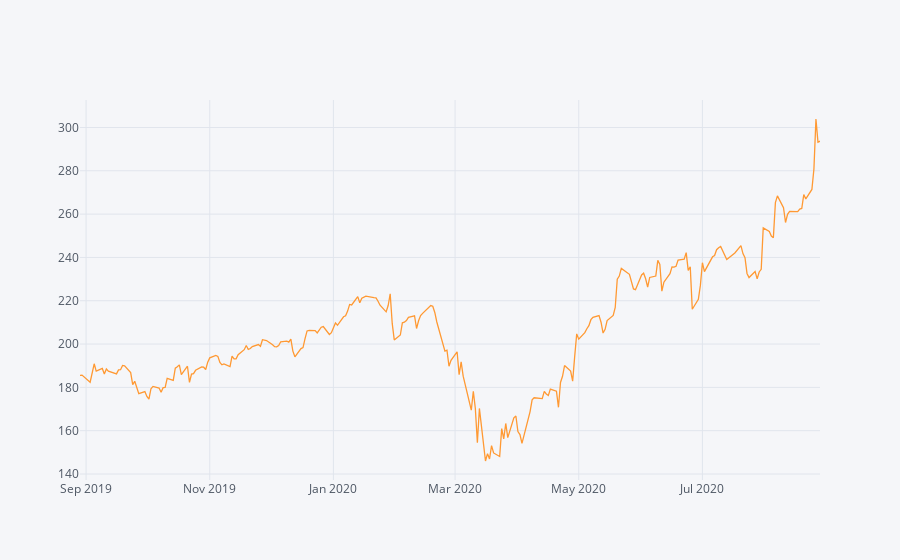

Notebook code cell kept with this figure:
### Code cell
df.set_index('Fecha')['Cierre'].iplot()

### Figure 1 — Plotly figure (JSON) as saved in the notebook; plotly's stock layout.template omitted (floating-point values rounded to 4 significant figures; data arrays with more than 128 entries replaced by an {"elided": "..."} marker saying what was removed)
{"data": [{"line": {"color": "rgba(255, 153, 51, 1.0)", "dash": "solid", "shape": "linear", "width": 1.3}, "mode": "lines", "name": "Cierre", "text": "", "type": "scatter", "x": {"elided": "253 str values"}, "y": {"elided": "253 float values"}}], "layout": {"legend": {"bgcolor": "#F5F6F9", "font": {"color": "#4D5663"}}, "paper_bgcolor": "#F5F6F9", "plot_bgcolor": "#F5F6F9", "title": {"font": {"color": "#4D5663"}}, "xaxis": {"gridcolor": "#E1E5ED", "showgrid": true, "tickfont": {"color": "#4D5663"}, "title": {"font": {"color": "#4D5663"}, "text": ""}, "zerolinecolor": "#E1E5ED"}, "yaxis": {"gridcolor": "#E1E5ED", "showgrid": true, "tickfont": {"color": "#4D5663"}, "title": {"font": {"color": "#4D5663"}, "text": ""}, "zerolinecolor": "#E1E5ED"}}}
